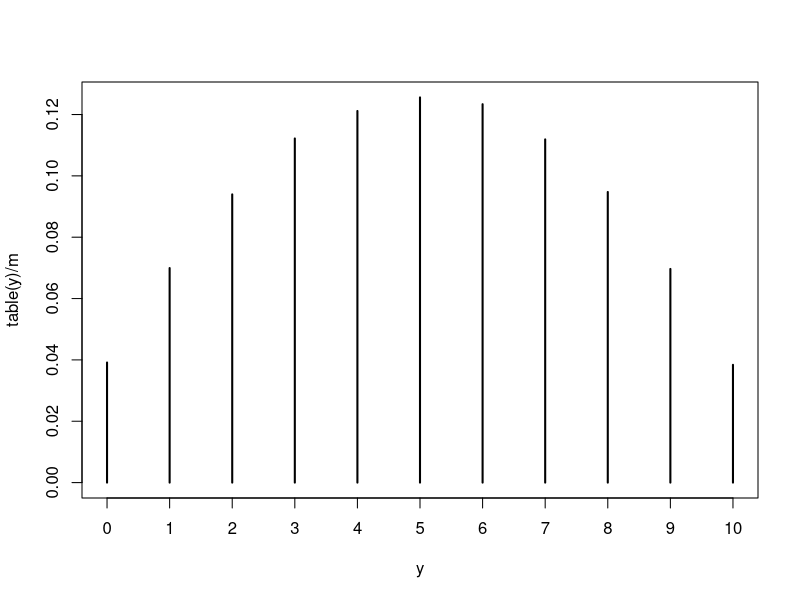

The R source for this figure:
#SIMULATING from a heirarchical model

#simulate a binomial trial with sucess probability phi

#1 simulate phi_i from Beta(2,2) prior
#2 simulate y_i from Binom(10,phi_i) from binomial distribution with 10 trials and sucess probability phi_i

m=1e5
print(m)
y=numeric(m)
phi=numeric(m)

for (i in 1:m){
  phi[i]=rbeta(1,shape1 = 2,shape2 = 2)
  y[i]=rbinom(1,size=10,prob = phi[i])
}

#same simulation from vectorised code


phi=rbeta(m,shape1 = 2,shape2 = 2)
y=rbinom(m,size = 10,prob = phi)

#marginal distribution for y can be done with just condireing the y distribution

table(y)#how often each values of y are drawn
table(y)/m#approximation of the probabilities
plot(table(y)/m)#marginal distribution of y

mean(y)#mean of marginalised distribution
